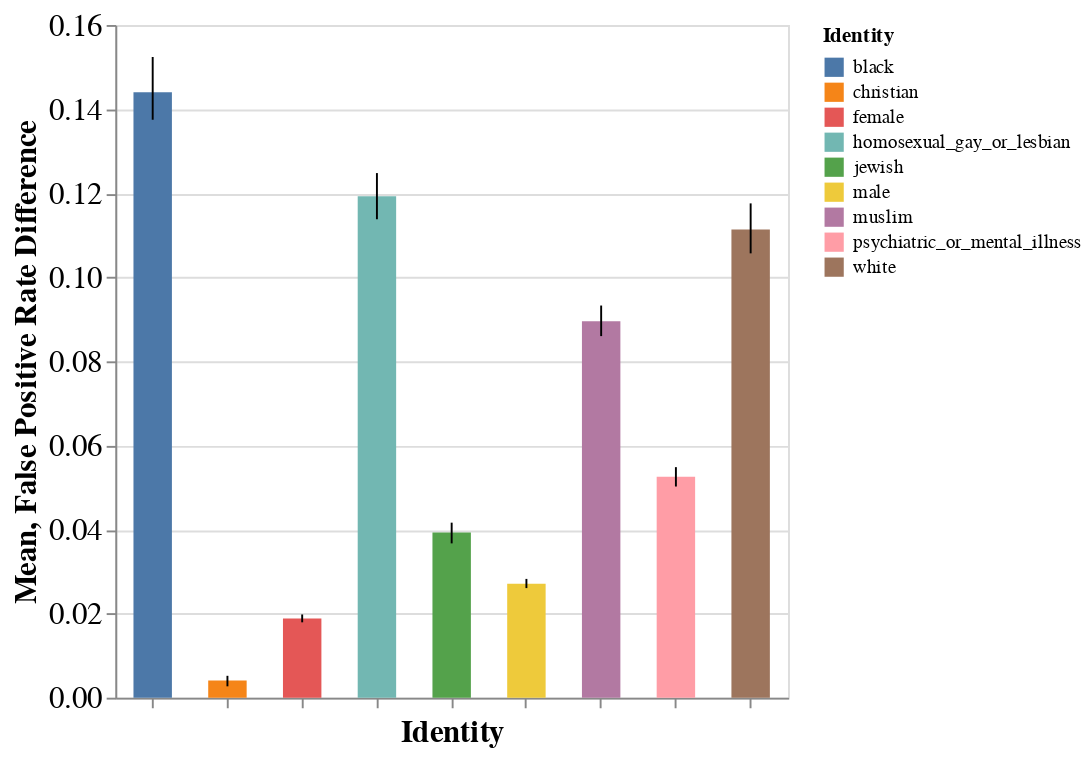

Notebook cell for this chart:
### Markdown cell above
### False Positive Rate

### Code cell
display(plot_on_class(report_f, 'False Positive Rate Difference', [0.0, 0.16]))

### Figure 1 — Vega-Lite specification as saved in the notebook (floating-point values rounded to 4 significant figures)
{"config": {"view": {"continuousWidth": 400, "continuousHeight": 300}, "axis": {"labelFontSize": 16, "titleFontSize": 16}}, "layer": [{"mark": {"type": "bar", "size": 20}, "encoding": {"color": {"type": "nominal", "field": "Identity"}, "x": {"type": "ordinal", "axis": {"labels": false}, "field": "Identity"}, "y": {"type": "quantitative", "aggregate": "mean", "field": "False Positive Rate Difference", "scale": {"domain": [0.0, 0.16]}, "title": "Mean"}}}, {"mark": {"type": "errorbar", "extent": "ci"}, "encoding": {"x": {"type": "ordinal", "field": "Identity"}, "y": {"type": "quantitative", "field": "False Positive Rate Difference"}}}], "data": {"name": "data-78cfc7d31f9fc8007613a198bb47e75c"}, "height": 350, "width": 350, "$schema": "https://vega.github.io/schema/vega-lite/v4.8.1.json", "datasets": {"data-78cfc7d31f9fc8007613a198bb47e75c": [{"Identity": "male", "Embeddings": "FastText", "False Positive Rate Difference": 0.02558}, {"Identity": "male", "Embeddings": "GloVe", "False Positive Rate Difference": 0.02663}, {"Identity": "male", "Embeddings": "ConceptNet", "False Positive Rate Difference": 0.02939}, {"Identity": "male", "Embeddings": "Keras Embeddings", "False Positive Rate Difference": 0.02752}, {"Identity": "male", "Embeddings": "Meta (FT+GV+CN)", "False Positive Rate Difference": 0.02639}, {"Identity": "female", "Embeddings": "FastText", "False Positive Rate Difference": 0.01767}, {"Identity": "female", "Embeddings": "GloVe", "False Positive Rate Difference": 0.01787}, {"Identity": "female", "Embeddings": "ConceptNet", "False Positive Rate Difference": 0.02005}, {"Identity": "female", "Embeddings": "Keras Embeddings", "False Positive Rate Difference": 0.01856}, {"Identity": "female", "Embeddings": "Meta (FT+GV+CN)", "False Positive Rate Difference": 0.02015}, {"Identity": "homosexual_gay_or_lesbian", "Embeddings": "FastText", "False Positive Rate Difference": 0.1103}, {"Identity": "homosexual_gay_or_lesbian", "Embeddings": "GloVe", "False Positive Rate Difference": 0.1141}, {"Identity": "homosexual_gay_or_lesbian", "Embeddings": "ConceptNet", "False Positive Rate Difference": 0.1275}, {"Identity": "homosexual_gay_or_lesbian", "Embeddings": "Keras Embeddings", "False Positive Rate Difference": 0.1201}, {"Identity": "homosexual_gay_or_lesbian", "Embeddings": "Meta (FT+GV+CN)", "False Positive Rate Difference": 0.1244}, {"Identity": "christian", "Embeddings": "FastText", "False Positive Rate Difference": 0.00439}, {"Identity": "christian", "Embeddings": "GloVe", "False Positive Rate Difference": 0.003745}, {"Identity": "christian", "Embeddings": "ConceptNet", "False Positive Rate Difference": 0.005533}, {"Identity": "christian", "Embeddings": "Keras Embeddings", "False Positive Rate Difference": 0.001495}, {"Identity": "christian", "Embeddings": "Meta (FT+GV+CN)", "False Positive Rate Difference": 0.00528}, {"Identity": "jewish", "Embeddings": "FastText", "False Positive Rate Difference": 0.03837}, {"Identity": "jewish", "Embeddings": "GloVe", "False Positive Rate Difference": 0.03769}, {"Identity": "jewish", "Embeddings": "ConceptNet", "False Positive Rate Difference": 0.04389}, {"Identity": "jewish", "Embeddings": "Keras Embeddings", "False Positive Rate Difference": 0.03523}, {"Identity": "jewish", "Embeddings": "Meta (FT+GV+CN)", "False Positive Rate Difference": 0.04126}, {"Identity": "muslim", "Embeddings": "FastText", "False Positive Rate Difference": 0.08351}, {"Identity": "muslim", "Embeddings": "GloVe", "False Positive Rate Difference": 0.08918}, {"Identity": "muslim", "Embeddings": "ConceptNet", "False Positive Rate Difference": 0.09565}, {"Identity": "muslim", "Embeddings": "Keras Embeddings", "False Positive Rate Difference": 0.09029}, {"Identity": "muslim", "Embeddings": "Meta (FT+GV+CN)", "False Positive Rate Difference": 0.08911}, {"Identity": "black", "Embeddings": "FastText", "False Positive Rate Difference": 0.1342}, {"Identity": "black", "Embeddings": "GloVe", "False Positive Rate Difference": 0.1392}, {"Identity": "black", "Embeddings": "ConceptNet", "False Positive Rate Difference": 0.1603}, {"Identity": "black", "Embeddings": "Keras Embeddings", "False Positive Rate Difference": 0.1458}, {"Identity": "black", "Embeddings": "Meta (FT+GV+CN)", "False Positive Rate Difference": 0.1405}, {"Identity": "white", "Embeddings": "FastText", "False Positive Rate Difference": 0.1031}, {"Identity": "white", "Embeddings": "GloVe", "False Positive Rate Difference": 0.1074}, {"Identity": "white", "Embeddings": "ConceptNet", "False Positive Rate Difference": 0.1208}, {"Identity": "white", "Embeddings": "Keras Embeddings", "False Positive Rate Difference": 0.1181}, {"Identity": "white", "Embeddings": "Meta (FT+GV+CN)", "False Positive Rate Difference": 0.1075}, {"Identity": "psychiatric_or_mental_illness", "Embeddings": "FastText", "False Positive Rate Difference": 0.05315}, {"Identity": "psychiatric_or_mental_illness", "Embeddings": "GloVe", "False Positive Rate Difference": 0.04828}, {"Identity": "psychiatric_or_mental_illness", "Embeddings": "ConceptNet", "False Positive Rate Difference": 0.05608}, {"Identity": "psychiatric_or_mental_illness", "Embeddings": "Keras Embeddings", "False Positive Rate Difference": 0.05443}, {"Identity": "psychiatric_or_mental_illness", "Embeddings": "Meta (FT+GV+CN)", "False Positive Rate Difference": 0.05094}]}}
